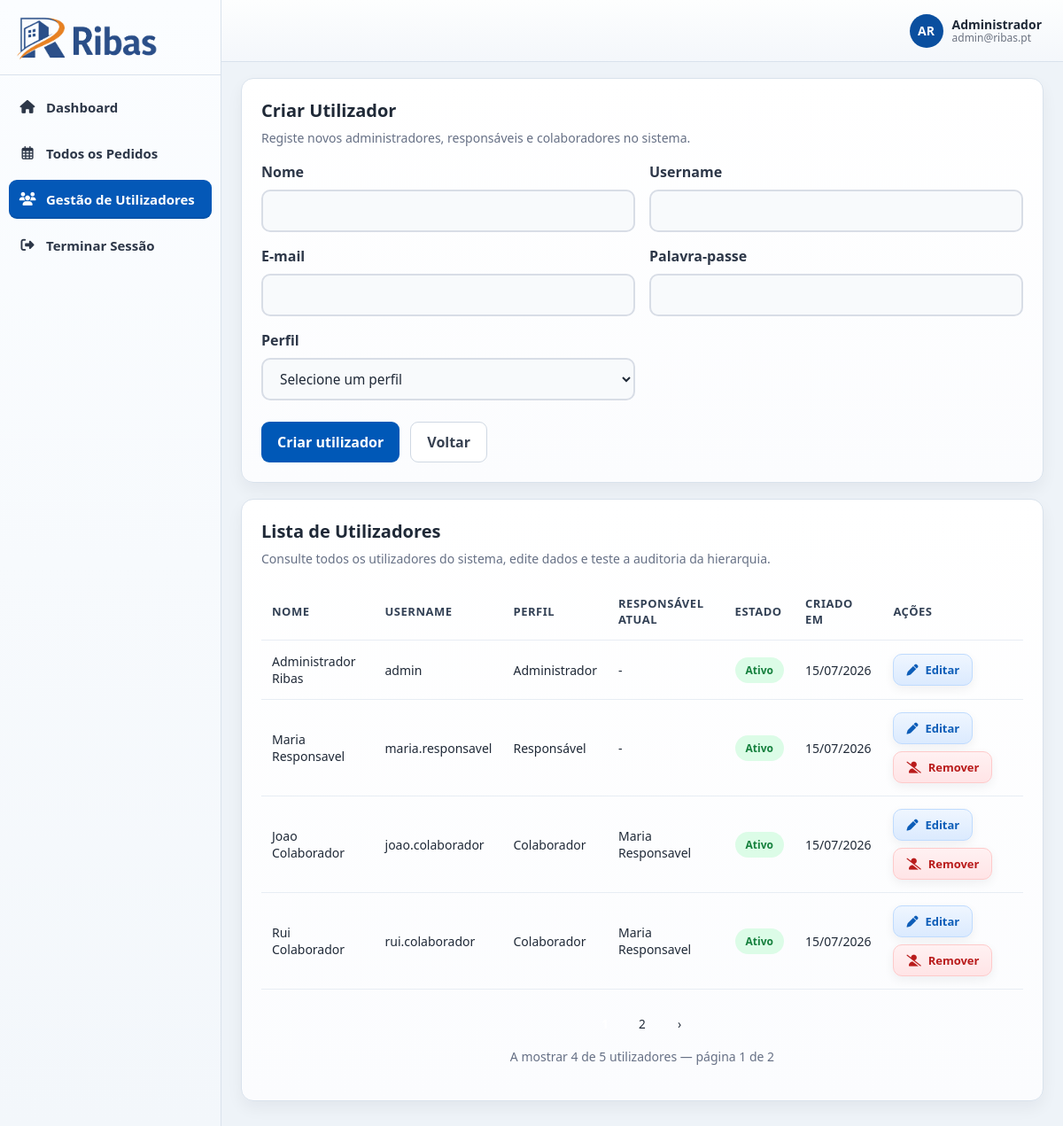
/admin/register.php (signed in), run on the app's committed database.
### tables this page shows
CREATE TABLE IF NOT EXISTS utilizadores (
    id INT UNSIGNED AUTO_INCREMENT PRIMARY KEY,
    nome VARCHAR(150) NOT NULL,
    username VARCHAR(80) NOT NULL UNIQUE,
    email VARCHAR(150) NOT NULL UNIQUE,
    password VARCHAR(255) NOT NULL,
    perfil ENUM('admin', 'responsavel', 'colaborador') NOT NULL,
    ativo TINYINT(1) NOT NULL DEFAULT 1,
    criado_em TIMESTAMP NOT NULL DEFAULT CURRENT_TIMESTAMP
);

CREATE TABLE IF NOT EXISTS responsaveis_colaboradores (
    id INT UNSIGNED AUTO_INCREMENT PRIMARY KEY,
    colaborador_id INT UNSIGNED NOT NULL,
    responsavel_id INT UNSIGNED NOT NULL,
    ativo TINYINT(1) NOT NULL DEFAULT 1,
    data_inicio DATE NOT NULL,
    criado_por INT UNSIGNED NOT NULL,
    criado_em TIMESTAMP NOT NULL DEFAULT CURRENT_TIMESTAMP,
    CONSTRAINT fk_rc_colaborador FOREIGN KEY (colaborador_id) REFERENCES utilizadores (id),
    CONSTRAINT fk_rc_responsavel FOREIGN KEY (responsavel_id) REFERENCES utilizadores (id),
    CONSTRAINT fk_rc_criado_por FOREIGN KEY (criado_por) REFERENCES utilizadores (id),
    INDEX idx_rc_responsavel_ativo (responsavel_id, ativo),
    INDEX idx_rc_colaborador_ativo (colaborador_id, ativo)
);

### includes/functions.php (called while the page is built, shortened)
<?php
function getCurrentUserId(): int
{
    return (int) ($_SESSION['user_id'] ?? 0);
}
function getUserInitials(string $nome): string
{
    $partes = preg_split('/\s+/', trim($nome));
    $iniciais = '';
    foreach (array_slice($partes, 0, 2) as $parte) {
        $iniciais .= strtoupper(substr($parte, 0, 1));
    }
    return $iniciais !== '' ? $iniciais : '--';
}
function e(string $value): string
{
    return htmlspecialchars($value, ENT_QUOTES, 'UTF-8');
}

### includes/ferias.php (called while the page is built, shortened)
<?php
require_once __DIR__ . '/functions.php';
function listarUtilizadoresComRelacao(PDO $pdo): array
{
    $stmt = $pdo->query(
        "SELECT
            u.id,
            u.nome,
            u.username,
            u.email,
            u.perfil,
            u.ativo,
            u.criado_em,
            rc.responsavel_id,
            r.nome AS nome_responsavel
         FROM utilizadores u
         LEFT JOIN responsaveis_colaboradores rc
            ON rc.colaborador_id = u.id
           AND rc.ativo = 1
         LEFT JOIN utilizadores r
            ON r.id = rc.responsavel_id
         ORDER BY
            u.ativo DESC,
            FIELD(u.perfil, 'admin', 'responsavel', 'colaborador'),
            u.nome ASC"
    );
    return $stmt->fetchAll();
}
function formatarDataInterface(?string $data): string
{
    $objeto = DateTimeImmutable::createFromFormat('Y-m-d', substr($data, 0, 10));
    return $objeto->format('d/m/Y');
}
function traduzirPerfil(string $perfil): string
{
    return match ($perfil) {
        'admin' => 'Administrador',
        'responsavel' => 'Responsável',
        'colaborador' => 'Colaborador',
        default => $perfil,
    };
}

### admin/register.php (the view, shortened to what this page needs)
<?php
require_once '../includes/auth.php';
require_once '../includes/ferias.php';
$adminId = getCurrentUserId();
$emailAdmin = $_SESSION['email'] ?? 'admin@ribas.pt';
$modoEdicao = false;
$valores = [
    'id' => '',
    'nome' => '',
    'username' => '',
    'email' => '',
    'perfil' => '',
    'responsavel_id' => '',
];
$utilizadores = listarUtilizadoresComRelacao($pdo);
$porPagina = 4;
$paginaAtual = max(1, (int) ($_GET['pagina'] ?? 1));
$totalUtilizadores = count($utilizadores);
$totalPaginas = max(1, (int) ceil($totalUtilizadores / $porPagina));
$paginaAtual = min($paginaAtual, $totalPaginas);
$utilizadoresPagina = array_slice($utilizadores, ($paginaAtual - 1) * $porPagina, $porPagina);
?>
<!DOCTYPE html>
<html lang="pt">
<head>
    <link rel="stylesheet" href="../assets/css/style.css">
    <link rel="stylesheet" href="https://cdnjs.cloudflare.com/ajax/libs/font-awesome/6.5.2/css/all.min.css">
</head>
<body class="dashboard-page">
<div class="admin-layout">
    <aside class="admin-sidebar">
        <div class="sidebar-top">
            <img src="../assets/img/ribas-logo.png" alt="Ribas" class="sidebar-logo">
        </div>
        <nav class="sidebar-menu">
            <a href="dashboard.php" class="sidebar-link">
                <span class="sidebar-icon"><i class="fa-solid fa-house"></i></span>
                <span>Dashboard</span>
            </a>
            <a href="pedidos.php" class="sidebar-link">
                <span class="sidebar-icon"><i class="fa-regular fa-calendar-days"></i></span>
                <span>Todos os Pedidos</span>
            </a>
            <a href="register.php" class="sidebar-link active">
                <span class="sidebar-icon"><i class="fa-solid fa-users"></i></span>
                <span>Gestão de Utilizadores</span>
            </a>
            <a href="../auth/logout.php" class="sidebar-link">
                <span class="sidebar-icon"><i class="fa-solid fa-right-from-bracket"></i></span>
                <span>Terminar Sessão</span>
            </a>
        </nav>
    </aside>
    <div class="admin-main">
        <header class="admin-topbar">
            <div class="topbar-right">
                <div class="admin-userbox">
                    <div class="admin-avatar"><?= e(getUserInitials($_SESSION['nome'] ?? 'Administrador')) ?></div>
                    <div class="admin-userinfo">
                        <strong>Administrador</strong>
                        <span><?= e($emailAdmin) ?></span>
                    </div>
                </div>
            </div>
        </header>
        <main class="admin-content">
            <section class="page-card">
                <h2><?= $modoEdicao ? 'Editar Utilizador' : 'Criar Utilizador' ?></h2>
                <p>
                    <?= $modoEdicao
                        ? 'Atualize os dados do utilizador e altere o responsável do colaborador quando necessário.'
                        : 'Registe novos administradores, responsáveis e colaboradores no sistema.' ?>
                </p>
                <form method="POST">
                    <div class="form-grid">
                        <div class="form-group">
                            <label for="nome">Nome</label>
                            <input type="text" name="nome" id="nome" value="<?= e($valores['nome']) ?>" required>
                        </div>
                        <div class="form-group">
                            <label for="username">Username</label>
                            <input type="text" name="username" id="username" value="<?= e($valores['username']) ?>" required>
                        </div>
                        <div class="form-group">
                            <label for="email">E-mail</label>
                            <input type="email" name="email" id="email" value="<?= e($valores['email']) ?>" required>
                        </div>
                        <div class="form-group">
                            <label for="password"><?= $modoEdicao ? 'Nova palavra-passe' : 'Palavra-passe' ?></label>
                            <input
                                type="password"
                                name="password"
                                id="password"
                                <?= $modoEdicao ? '' : 'required' ?>
                                placeholder="<?= $modoEdicao ? 'Deixe em branco para manter a atual' : '' ?>"
                            >
                        </div>
                        <div class="form-group">
                            <label for="perfil">Perfil</label>
                            <select name="perfil" id="perfil" onchange="toggleResponsavelField()" required>
                                <option value="">Selecione um perfil</option>
                            </select>
                        </div>
                        <div class="full-width button-row">
                            <button type="submit" class="primary-btn">
                                <?= $modoEdicao ? 'Guardar alterações' : 'Criar utilizador' ?>
                            </button>
                            <?php if ($modoEdicao): ?>
                                <a href="register.php" class="secondary-btn inline-btn">Cancelar edição</a>
                            <?php else: ?>
                                <a href="dashboard.php" class="secondary-btn inline-btn">Voltar</a>
                            <?php endif; ?>
                        </div>
                    </div>
                </form>
            </section>
            <section class="page-card section-spacing">
                <h2>Lista de Utilizadores</h2>
                <p>Consulte todos os utilizadores do sistema, edite dados e teste a auditoria da hierarquia.</p>
                <div class="table-wrap">
                    <table class="data-table">
                        <thead>
                            <tr>
                                <th>Nome</th>
                                <th>Username</th>
                                <th>Perfil</th>
                                <th>Responsável atual</th>
                                <th>Estado</th>
                                <th>Criado em</th>
                                <th>Ações</th>
                            </tr>
                        </thead>
                        <tbody>
                            <?php foreach ($utilizadoresPagina as $utilizador): ?>
                                <tr>
                                    <td><?= e($utilizador['nome']) ?></td>
                                    <td><?= e($utilizador['username']) ?></td>
                                    <td><?= e(traduzirPerfil($utilizador['perfil'])) ?></td>
                                    <td><?= e($utilizador['nome_responsavel'] ?? '-') ?></td>
                                    <td>
                                        <span class="status-pill <?= (int) $utilizador['ativo'] === 1 ? 'aprovado' : 'cancelado' ?>">
                                            <?= (int) $utilizador['ativo'] === 1 ? 'Ativo' : 'Desativado' ?>
                                        </span>
                                    </td>
                                    <td><?= e(formatarDataInterface($utilizador['criado_em'])) ?></td>
                                    <td>
                                        <div class="table-actions">
                                            <?php if ((int) $utilizador['ativo'] === 1): ?>
                                                <a href="register.php?editar=<?= e((string) $utilizador['id']) ?>" class="small-action-link">
                                                    <i class="fa-solid fa-pen"></i>
                                                    <span>Editar</span>
                                                </a>
                                                <?php if ((int) $utilizador['id'] !== $adminId): ?>
                                                    <form method="POST" onsubmit="return confirm('Pretende desativar este utilizador?');">
                                                        <button type="submit" class="small-action-btn danger-btn">
                                                            <i class="fa-solid fa-user-slash"></i>
                                                            <span>Remover</span>
                                                        </button>
                                                    </form>
                                                <?php endif; ?>
                                            <?php else: ?>
                                                <span class="muted-text">Sem ações</span>
                                            <?php endif; ?>
                                        </div>
                                    </td>
                                </tr>
                            <?php endforeach; ?>
                        </tbody>
                    </table>
                </div>
                <?php if ($totalPaginas > 1): ?>
                    <div class="pagination">
                        <?php for ($i = 1; $i <= $totalPaginas; $i++): ?>
                            <a href="register.php?pagina=<?= $i ?>" class="page-btn <?= $i === $paginaAtual ? 'active' : '' ?>"><?= $i ?></a>
                        <?php endfor; ?>
                        <?php if ($paginaAtual < $totalPaginas): ?>
                            <a href="register.php?pagina=<?= $paginaAtual + 1 ?>" class="page-btn" title="Página seguinte">&#8250;</a>
                        <?php endif; ?>
                    </div>
                    <p class="pagination-info">A mostrar <?= count($utilizadoresPagina) ?> de <?= $totalUtilizadores ?> utilizadores — página <?= $paginaAtual ?> de <?= $totalPaginas ?></p>
                <?php endif; ?>
            </section>
        </main>
    </div>
</div>
</body>
</html>

### data on the page
utilizadores: nome "Administrador Ribas", username "admin", perfil "Administrador", nome_responsavel "-", ativo "Ativo", criado_em "15/07/2026"
utilizadores: nome "Maria Responsavel", username "maria.responsavel", perfil "Responsável", nome_responsavel "-", ativo "Ativo", criado_em "15/07/2026"
responsaveis_colaboradores: colaborador.nome "Joao Colaborador", colaborador.username "joao.colaborador", colaborador.perfil "Colaborador", responsavel.nome "Maria Responsavel", colaborador.criado_em "15/07/2026"
responsaveis_colaboradores: colaborador.nome "Rui Colaborador", colaborador.username "rui.colaborador", colaborador.perfil "Colaborador", responsavel.nome "Maria Responsavel", colaborador.criado_em "15/07/2026"

### other printed values
getUserInitials($_SESSION['nome'] ?? 'Administrador') "AR"
$emailAdmin "admin@ribas.pt"
count($utilizadoresPagina) "4"
$totalUtilizadores "5"
$paginaAtual "1"
$totalPaginas "2"
